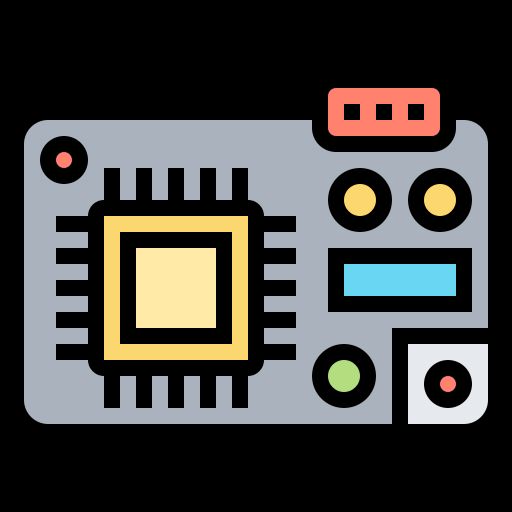
#> input picture MMRO/Lab1/pain.png, 512 x 512 px
$ python lab1.py
#> lines starting #> are read from the running program, lines starting #| are printed output that depends on the picture; after the words box and inside, x2 and y2 are one past the last pixel; in counts of white or black regions, pixels touching at a corner belong together
import cv2

src = cv2.imread('pain.png')
#> src is the input picture: shape (512, 512, 3); mean B, G, R 65.3, 68.2, 68.8

cv2.rectangle(src, (30, 30), (300, 200), (0, 255, 0), 5)
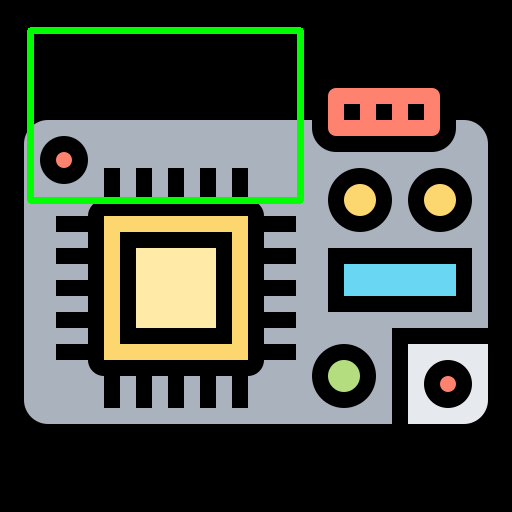
#> src: shape (512, 512, 3); 2.34% of pixels changed, all inside (x1, y1, x2, y2) = (27, 27, 304, 204)

cv2.imshow('Rectangle on Image', src)
cv2.waitKey(0)
cv2.destroyAllWindows()

$ run again, with MMRO/Lab1/3.jpg saved as MMRO/Lab1/pain.png
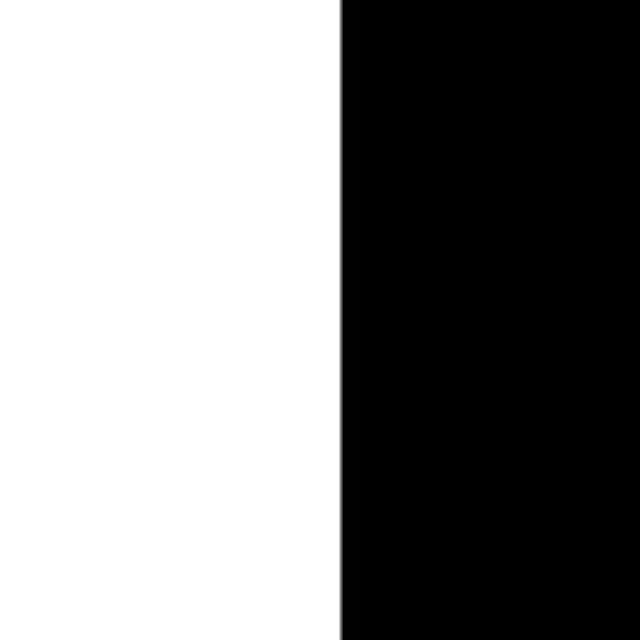
#> input picture MMRO/Lab1/3.jpg, 640 x 640 px
#> src is the input picture: shape (640, 640, 3); min 0, max 255, mean 135.9
#> `cv2.rectangle(src, (30, 30), (300, 200), (0, 255, 0), 5)`:
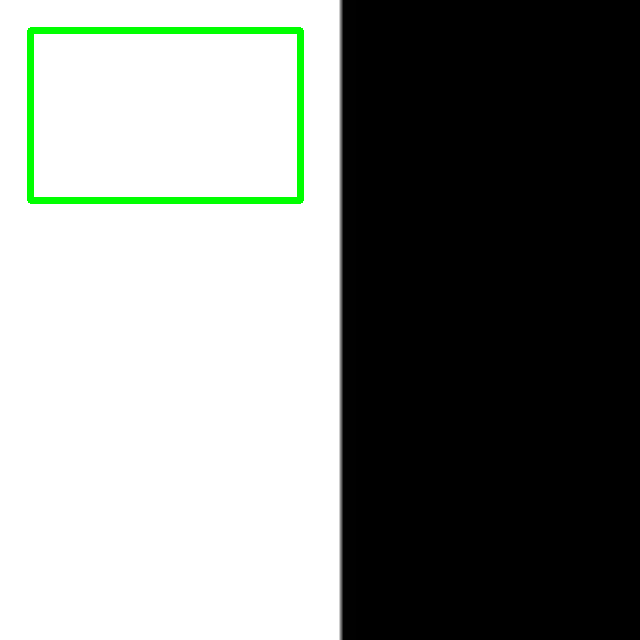
#> src: shape (640, 640, 3); 1.5% of pixels changed, all inside (x1, y1, x2, y2) = (27, 27, 304, 204)
